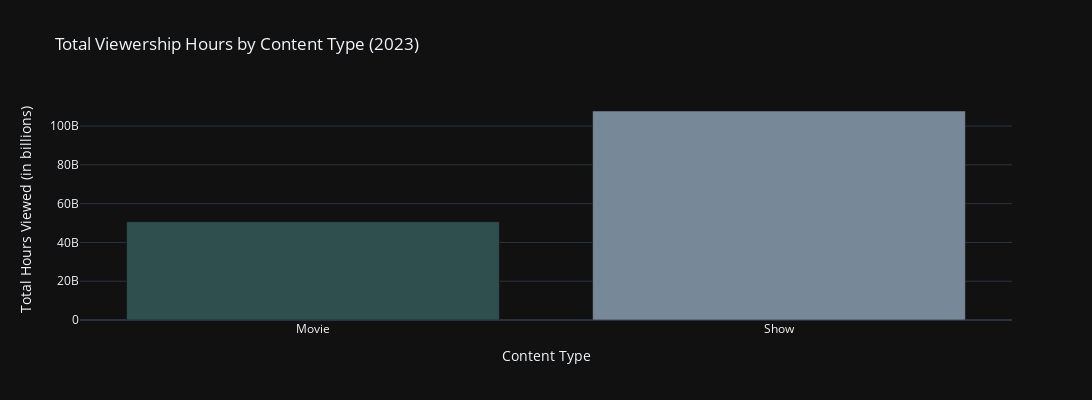

The notebook cell this image was saved under:
### Markdown cell above
###  Let’s visualize the distribution of total viewership hours between Shows and Movies:

### Code cell
# aggregate viewership hours by content type
content_type_viewership = netflix_data.groupby('Content Type')['Hours Viewed'].sum()

fig = go.Figure(data=[
    go.Bar(
        x=content_type_viewership.index,
        y=content_type_viewership.values,
        marker_color=['darkslategrey', 'lightslategrey']
    )
])

fig.update_layout(
    title='Total Viewership Hours by Content Type (2023)',
    xaxis_title='Content Type',
    yaxis_title='Total Hours Viewed (in billions)',
    xaxis_tickangle=0,
    height=400,
    width=1100,
    template='plotly_dark'
)

fig.write_html("C:/Users/vaibh/GRRAS/Projects/Data Analytics projects/Netflix Data Analysis/Plots/Viewership Hours.html")
fig.show()

### Figure 1 — Plotly figure (JSON) as saved in the notebook; plotly's stock layout.template omitted (floating-point values rounded to 4 significant figures)
{"data": [{"marker": {"color": ["darkslategrey", "lightslategrey"]}, "type": "bar", "x": ["Movie", "Show"], "y": [50637800000, 107764100000]}], "layout": {"height": 400, "title": {"text": "Total Viewership Hours by Content Type (2023)"}, "width": 1100, "xaxis": {"autorange": true, "range": [-0.5, 1.5], "tickangle": 0, "title": {"text": "Content Type"}, "type": "category"}, "yaxis": {"autorange": true, "range": [0, 113400000000.0], "title": {"text": "Total Hours Viewed (in billions)"}, "type": "linear"}}}
